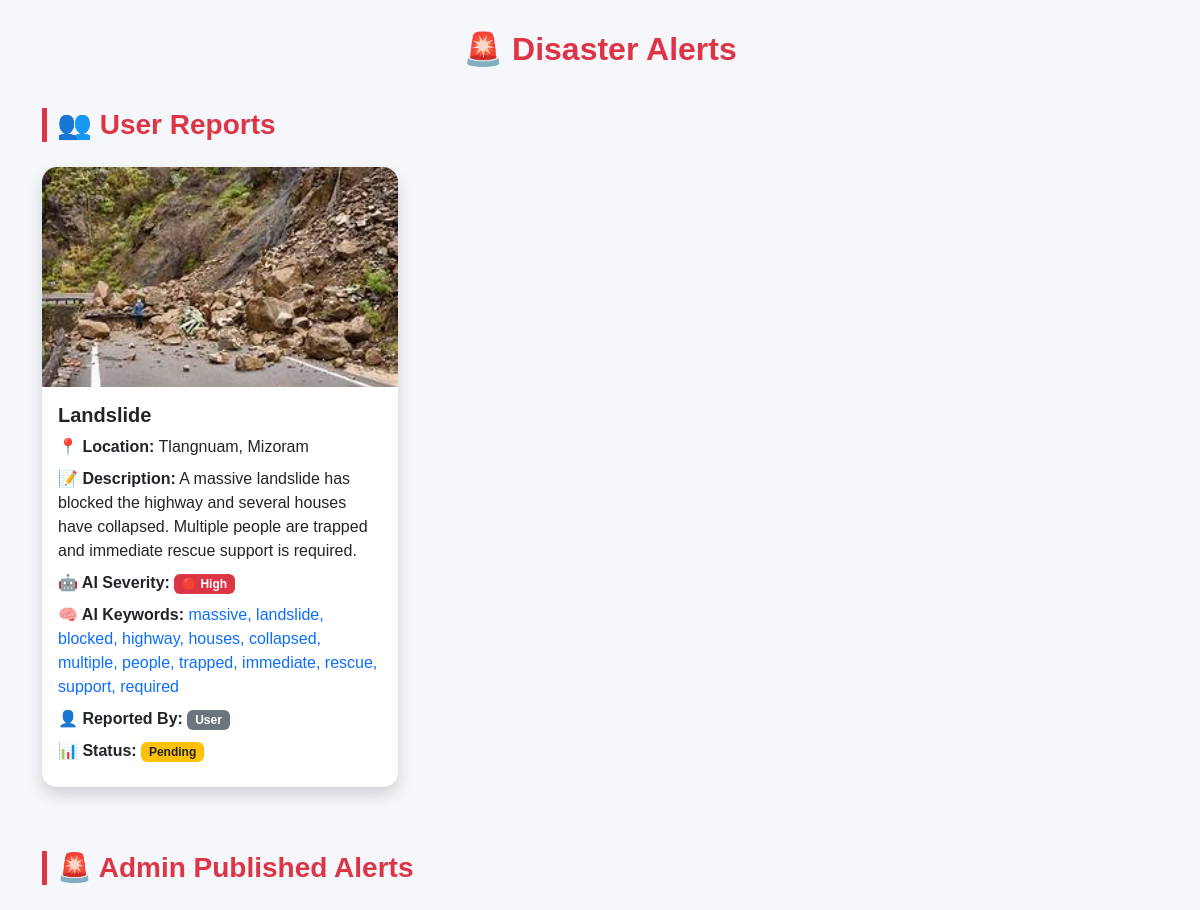
Before: /alerts with the older database file.
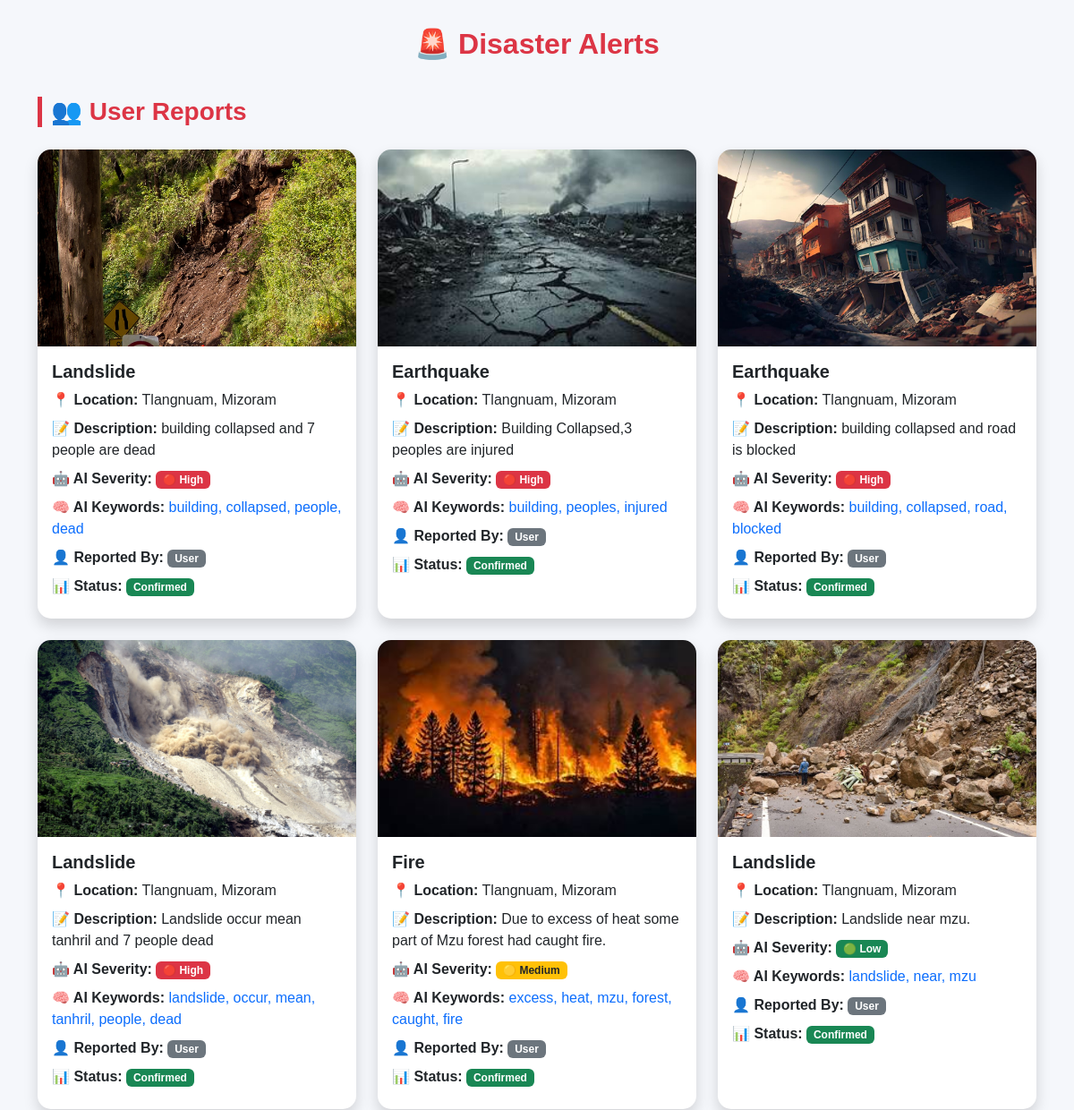
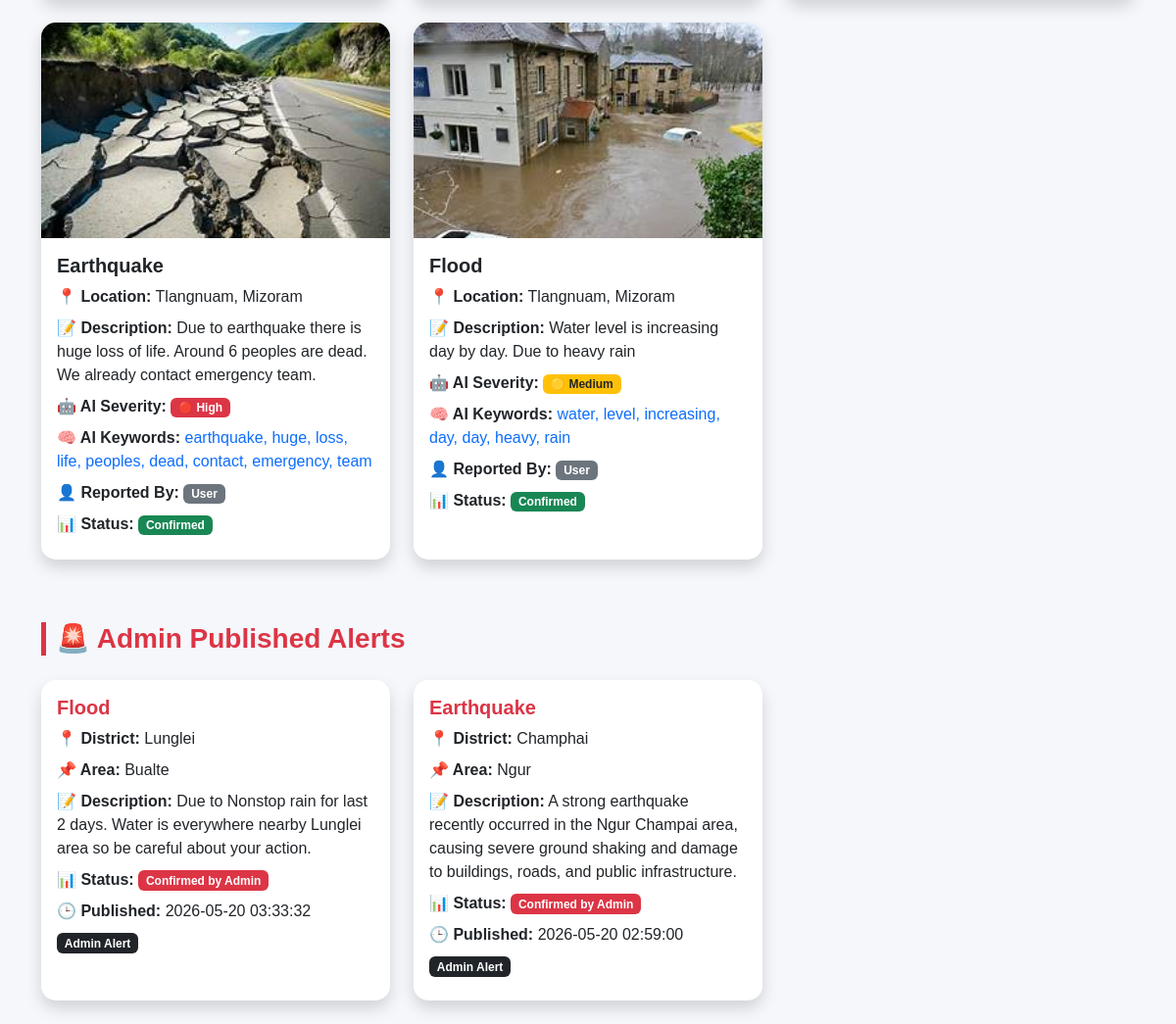
After: the same page with the newer database file (2 pictures, top to bottom).
### tables this page shows
CREATE TABLE reports (
    report_id INTEGER PRIMARY KEY AUTOINCREMENT,
    user_id INTEGER,
    disaster_id INTEGER,
    location TEXT,
    description TEXT,
    latitude REAL,
    longitude REAL, reported_by TEXT DEFAULT 'User', status TEXT DEFAULT 'Pending', image TEXT, severity TEXT, keywords TEXT,
    FOREIGN KEY (user_id) REFERENCES users(user_id),
    FOREIGN KEY (disaster_id) REFERENCES disasters(disaster_id)
);

CREATE TABLE disasters (
    disaster_id INTEGER PRIMARY KEY AUTOINCREMENT,
    disaster_name TEXT NOT NULL
);

CREATE TABLE admin_reports (
    admin_report_id INTEGER PRIMARY KEY AUTOINCREMENT,
    disaster_id INTEGER,
    district TEXT,
    area TEXT,
    description TEXT,
    reported_by TEXT DEFAULT 'Admin',
    status TEXT DEFAULT 'Confirmed by Admin',
    created_at TIMESTAMP DEFAULT CURRENT_TIMESTAMP,
    FOREIGN KEY (disaster_id) REFERENCES disasters(disaster_id)
);

### app.py (the view)
@app.route("/alerts")
def alerts():
    conn = sqlite3.connect("database.db")
    conn.row_factory = sqlite3.Row
    user_reports = conn.execute("""
        SELECT reports.*, disasters.disaster_name, users.name
        FROM reports
        LEFT JOIN users ON reports.user_id = users.user_id
        JOIN disasters ON reports.disaster_id = disasters.disaster_id
        ORDER BY reports.report_id DESC
    """).fetchall()
    admin_reports = conn.execute("""
        SELECT admin_reports.*, disasters.disaster_name
        FROM admin_reports
        JOIN disasters ON admin_reports.disaster_id = disasters.disaster_id
        ORDER BY admin_report_id DESC
    """).fetchall()
    conn.close()
    return render_template(
        "alerts.html",
        reports=user_reports,
        admin_reports=admin_reports
    )

### templates/alerts.html (shortened to what this page needs)
<!DOCTYPE html>
<html lang="en">
<head>
<link rel="stylesheet"
href="https://cdn.jsdelivr.net/npm/bootstrap@5.3.2/dist/css/bootstrap.min.css">
</head>
<body>
<div class="container">
<h2 class="main-heading">
🚨 Disaster Alerts
</h2>
<h3 class="section-title">
👥 User Reports
</h3>
<div class="row">
{% for r in reports %}
<div class="col-md-4 mb-4">
<div class="card shadow report-card h-100">
{% if r.image %}
<a href="{{ url_for('static',
filename='uploads/' + r.image) }}" target="_blank">
<img src="{{ url_for('static',
filename='uploads/' + r.image) }}"
class="report-image">
</a>
{% endif %}
<div class="card-body">
<h5 class="card-title">
{{ r.disaster_name }}
</h5>
<p class="info-text">
<b>📍 Location:</b>
{{ r.location }}
</p>
<p class="info-text">
<b>📝 Description:</b>
{{ r.description }}
</p>
<p class="info-text">
<b>🤖 AI Severity:</b>
{% if r.severity == "High" %}
<span class="badge bg-danger">
🔴 High
</span>
{% elif r.severity == "Medium" %}
<span class="badge bg-warning text-dark">
🟡 Medium
</span>
{% else %}
<span class="badge bg-success">
🟢 Low
</span>
{% endif %}
</p>
<p class="info-text">
<b>🧠 AI Keywords:</b>
<span class="keyword">
{{ r.keywords }}
</span>
</p>
<p class="info-text">
<b>👤 Reported By:</b>
{% if r.reported_by == "Admin" %}
<span class="badge bg-primary">
Admin
</span>
{% else %}
<span class="badge bg-secondary">
User
</span>
{% endif %}
</p>
<p class="info-text">
<b>📊 Status:</b>
{% if r.status == "Confirmed by Admin" %}
<span class="badge bg-success">
Confirmed
</span>
{% elif r.status == "Rejected by Admin" %}
<span class="badge bg-danger">
Rejected
</span>
{% else %}
<span class="badge bg-warning text-dark">
Pending
</span>
{% endif %}
</p>
</div>
</div>
</div>
{% endfor %}
</div>
<h3 class="section-title">
🚨 Admin Published Alerts
</h3>
<div class="row">
{% for a in admin_reports %}
<div class="col-md-4 mb-4">
<div class="card shadow report-card h-100 border-danger">
<div class="card-body">
<h5 class="card-title text-danger">
{{ a.disaster_name }}
</h5>
<p class="info-text">
<b>📍 District:</b>
{{ a.district }}
</p>
<p class="info-text">
<b>📌 Area:</b>
{{ a.area }}
</p>
<p class="info-text">
<b>📝 Description:</b>
{{ a.description }}
</p>
<p class="info-text">
<b>📊 Status:</b>
<span class="badge bg-danger">
{{ a.status }}
</span>
</p>
<p class="info-text">
<b>🕒 Published:</b>
{{ a.created_at }}
</p>
<span class="badge bg-dark mb-2">
Admin Alert
</span>
</div>
</div>
</div>
{% endfor %}
</div>
</div>
</body>
</html>

### templates/alerts.html (style rules this page uses)
body { background:#f5f7fb; font-family:Arial,sans-serif; }
.main-heading { text-align:center; color:#dc3545; margin:30px 0; font-weight:bold; }
.section-title { margin-top:40px; margin-bottom:25px; color:#dc3545; font-weight:bold; border-left:5px solid #dc3545; padding-left:10px; }
.report-card { border:none; border-radius:15px; overflow:hidden; transition:0.3s; }
.report-image { height:220px; width:100%; object-fit:cover; }
.card-title { font-weight:bold; }
.info-text { margin-bottom:8px; }
.keyword { color:#0d6efd; font-weight:500; }

Changed rows visible on the page:
removed reports: image (picture), disaster_name "Landslide", location "Tlangnuam, Mizoram", description "A massive landslide has blocked the highway and several houses have collapsed. Multiple people are trapped and immediate rescue support is required.", severity "🔴 High", keywords "massive, landslide, blocked, highway, houses, collapsed, multiple, people, trapped, immediate, rescue, support, required", reported_by "User", status "Pending"
added reports: image (picture), disaster_name "Landslide", location "Tlangnuam, Mizoram", description "building collapsed and 7 people are dead", severity "🔴 High", keywords "building, collapsed, people, dead", reported_by "User", shows "Confirmed"
added reports: image (picture), disaster_name "Earthquake", location "Tlangnuam, Mizoram", description "Building Collapsed,3 peoples are injured", severity "🔴 High", keywords "building, peoples, injured", reported_by "User", shows "Confirmed"
added reports: image (picture), disaster_name "Earthquake", location "Tlangnuam, Mizoram", description "building collapsed and road is blocked", severity "🔴 High", keywords "building, collapsed, road, blocked", reported_by "User", shows "Confirmed"
added reports: image (picture), disaster_name "Landslide", location "Tlangnuam, Mizoram", description "Landslide occur mean tanhril and 7 people dead", severity "🔴 High", keywords "landslide, occur, mean, tanhril, people, dead", reported_by "User", shows "Confirmed"
added reports: image (picture), disaster_name "Fire", location "Tlangnuam, Mizoram", description "Due to excess of heat some part of Mzu forest had caught fire.", severity "🟡 Medium", keywords "excess, heat, mzu, forest, caught, fire", reported_by "User", shows "Confirmed"
added reports: image (picture), disaster_name "Landslide", location "Tlangnuam, Mizoram", description "Landslide near mzu.", severity "🟢 Low", keywords "landslide, near, mzu", reported_by "User", shows "Confirmed"
added reports: image (picture), disaster_name "Earthquake", location "Tlangnuam, Mizoram", description "Due to earthquake there is huge loss of life. Around 6 peoples are dead. We already contact emergency team.", severity "🔴 High", keywords "earthquake, huge, loss, life, peoples, dead, contact, emergency, team", reported_by "User", shows "Confirmed"
added reports: image (picture), disaster_name "Flood", location "Tlangnuam, Mizoram", description "Water level is increasing day by day. Due to heavy rain", severity "🟡 Medium", keywords "water, level, increasing, day, day, heavy, rain", reported_by "User", shows "Confirmed"
added admin_reports: disaster_name "Flood", district "Lunglei", area "Bualte", description "Due to Nonstop rain for last 2 days. Water is everywhere nearby Lunglei area so be careful about your action.", status "Confirmed by Admin", created_at "2026-05-20 03:33:32"
added admin_reports: disaster_name "Earthquake", district "Champhai", area "Ngur", description "A strong earthquake recently occurred in the Ngur Champai area, causing severe ground shaking and damage to buildings, roads, and public infrastructure.", status "Confirmed by Admin", created_at "2026-05-20 02:59:00"
